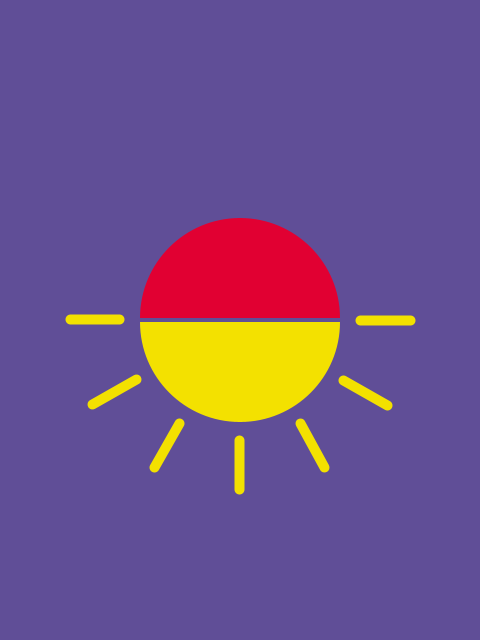
Frame 1 (no input)
Frame 2 (the mouse pressed at the canvas centre, redrawn once): identical to frame 1, image omitted

The Processing sketch that drew this single still picture (run headless with seeded random() and noise(); the mouse was pressed at the canvas centre and the sketch redrawn once):

// Processing sketch: from_dusk_till_dawn
// ── from_dusk_till_dawn.pde

final color PAPER = color(96, 78, 151);
final color INK1 = color(225, 0, 50);
final color INK2 = color(243, 225, 0);

final int SIZE = 200;

final int RAYS = 7;
final int DELTA = 2;

void setup() {
  size(480, 640);
  noLoop();
}

void draw() {
  
  translate(width/2.0, height/2.0);
  
  background(PAPER);
  
  noStroke();
  
  fill(INK1);
  arc(0, -DELTA, SIZE, SIZE, -PI, 0, OPEN);
  
  fill(INK2);
  arc(0, +DELTA, SIZE, SIZE, 0, +PI, OPEN);
  
  stroke(INK2);
  strokeWeight(SIZE / 20);
  
  for (int i=0; i<RAYS; i++) {
    line(0.6*SIZE, 0, 0.6*SIZE+0.25*SIZE, 0);
    rotate(PI / (RAYS-1));
  }
  
  save("from-dusk-till-dawn.png");
}
